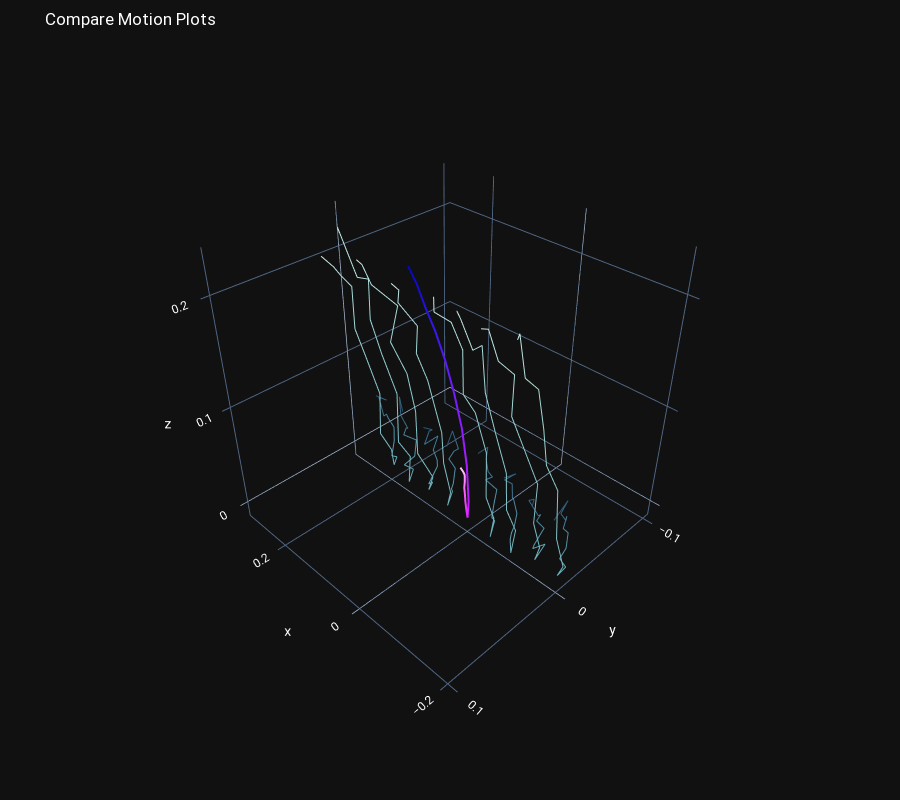

Notebook code cell kept with this figure:
### Code cell
test_generation_method(model, project_config)
